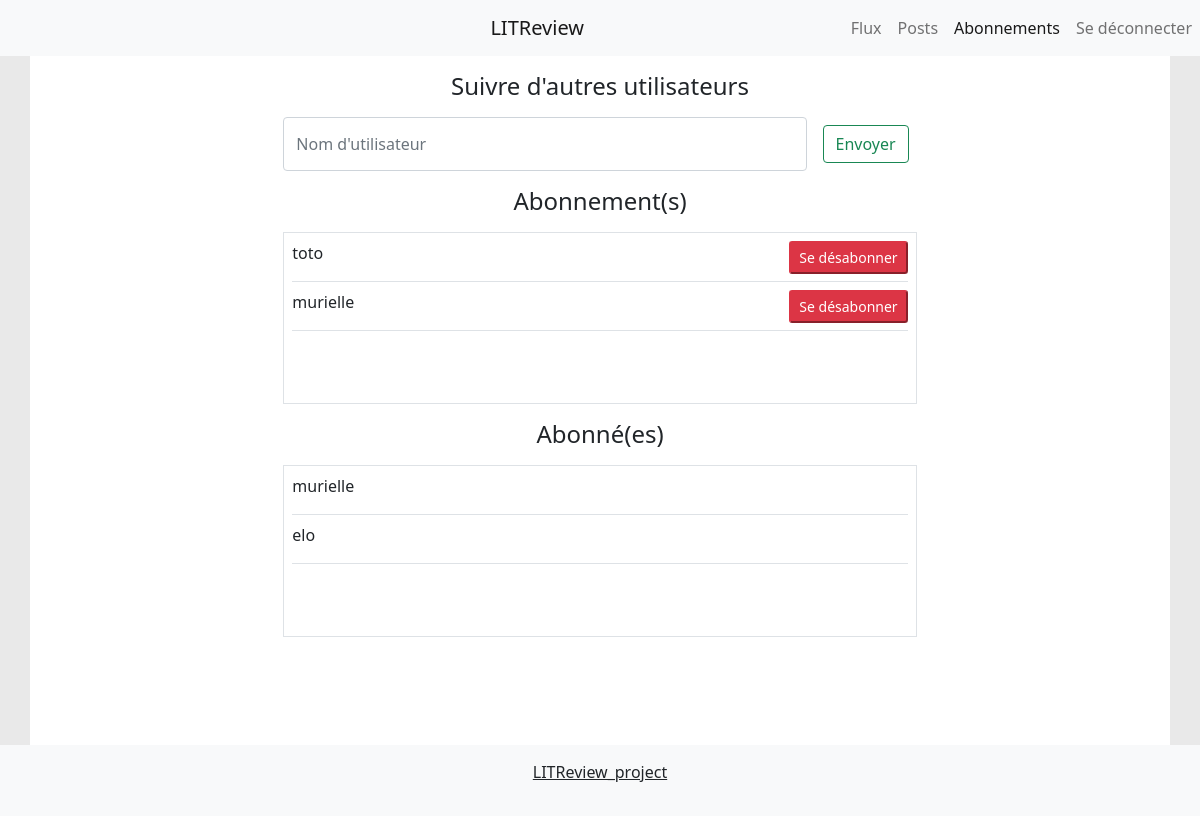
The app's page /subscription/ (signed in), older data.
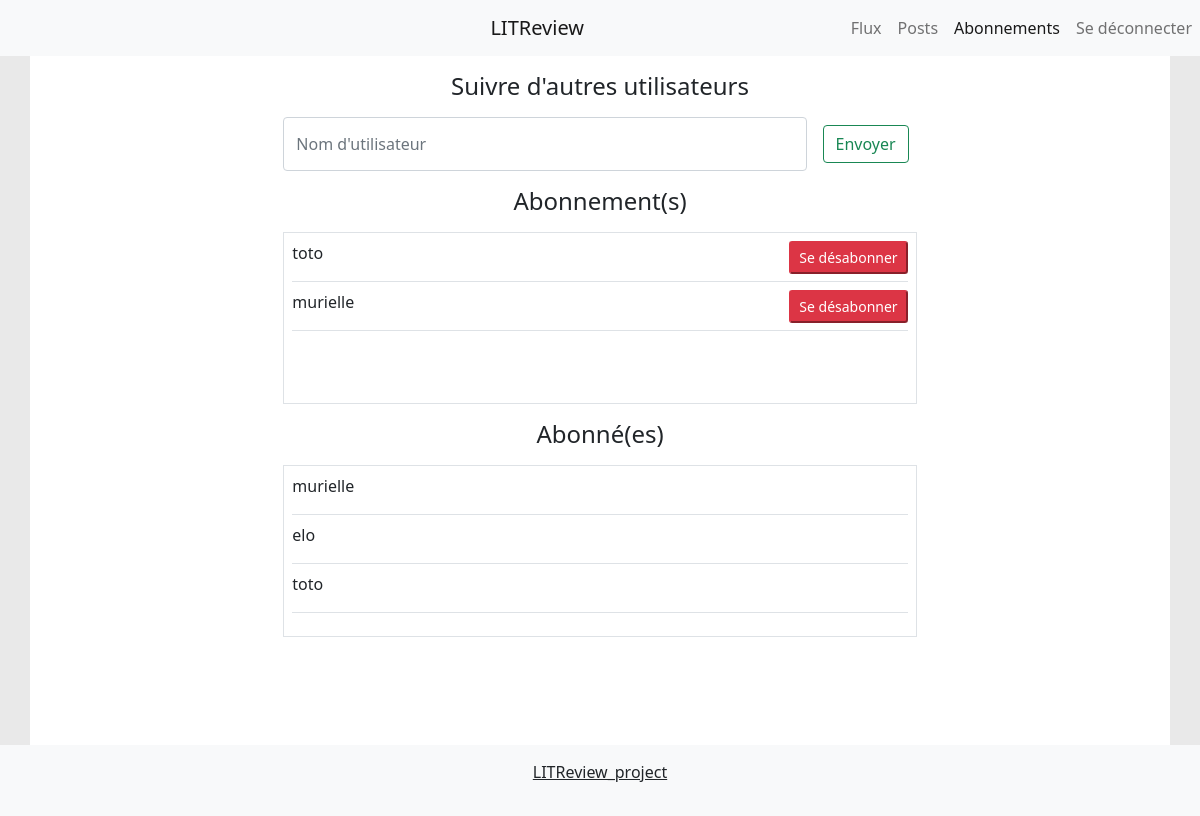
The same page, newer data.
### review/models.py (models this page shows, shortened)
class UserFollows(models.Model):
    user = models.ForeignKey(to=settings.AUTH_USER_MODEL, on_delete=models.CASCADE, related_name='following')
    followed_user = models.ForeignKey(to=settings.AUTH_USER_MODEL, on_delete=models.CASCADE, related_name='following_by')
    class Meta:
        unique_together = ('user', 'followed_user', )

### review/views.py (the view)
# urls.py: path('subscription/', subscription_page, name='subscription_page'),
@login_required()
def subscription_page(request):
    section = 'subscription'
    return render(request, 'review/subscriptions.html', {'section': section,
                                                         'list_of_following_users': request.user.following.all(),
                                                         'list_of_followed_users': request.user.following_by.all()})

### review/templates/review/subscriptions.html (shortened to what this page needs)
{% extends 'review/base.html'  %}
{% load static %}
{% block body %}
  <div class="col-10">
      <h1 class="text-center fs-4 m-3">Suivre d'autres utilisateurs</h1>
      <div>
          <form class="d-flex m-3 col-md-8 col-12 mx-auto" action="{% url 'review:new_follow' %}" method="get">
              <input class="form-control me-2" type="search" placeholder="Nom d'utilisateur" aria-label="Search" name="subscribe_to" >
              <button class="btn btn-outline-success m-2" type="submit">Envoyer</button>
          </form>
      </div>
      <div>
          <h1 class="text-center fs-4 m-3">Abonnement(s)</h1>
          <ul class="h-25 border mx-auto col-md-8 col-12 list-unstyled overflow-scroll">
              {% for sub in list_of_following_users %}
              <li class="m-2">
                  <div class="w-100 border-bottom">
                      <div class="d-flex">
                         <p class="col-8">{{ sub.followed_user}} </p>
                        <div class="col-4 text-end">
                            <button class="btn-sm btn-danger align-middle" type="button" onclick="window.location.href= '{{sub.id}}/delete_subscription/'">Se désabonner</button>
                        </div>
                      </div>
                  </div>
              </li>
              {% endfor %}
          </ul>
      </div>
      <div class="justify-content-center">
          <h1 class="text-center fs-4 m-3">Abonné(es)</h1>
          <ul class="h-25 border mx-auto col-md-8 col-12 list-unstyled overflow-scroll">
              {% for sub in list_of_followed_users %}
              <li class="m-2 border-bottom">
                  <p class="col-12"> {{ sub.user }}</p>
              </li>
              {% endfor %}
          </ul>
      </div>
  </div>
{% endblock %}

Row changes from the older to the newer data that the page shows:
added UserFollows: user "toto", shown under "Abonné(es)"
